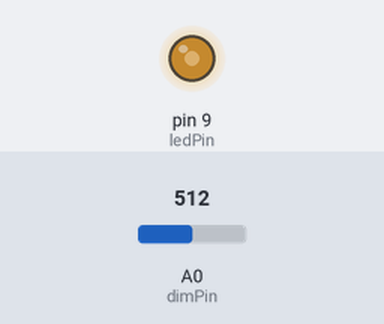
Recording of a sketch running on a simulated Arduino Uno, built with avr-gcc and run on an emulated ATmega328P. Parts: output pins drawn as LEDs (lit = HIGH). The inputs (shaded band) are chosen by the test bench; at power-on: A0 (dimPin) = 512.

Above: at 1.2 s.
1.3 s: A0 (dimPin) set to 716
At 1.9 s:
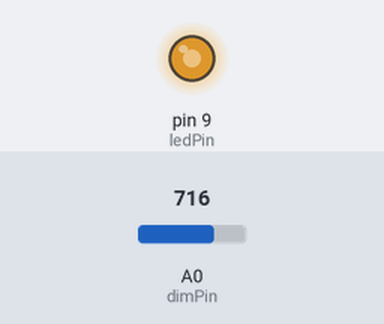
2.8 s: A0 (dimPin) set to 900
At 4.0 s:
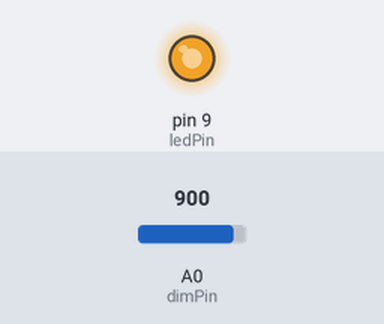
4.3 s: A0 (dimPin) set to 122
At 5.3 s:
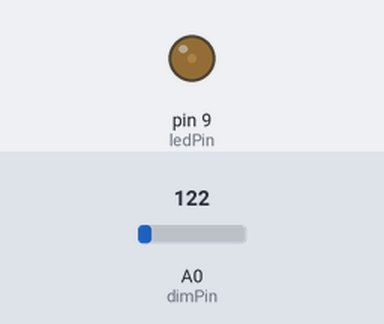
5.8 s: A0 (dimPin) set to 0
At 6.5 s:
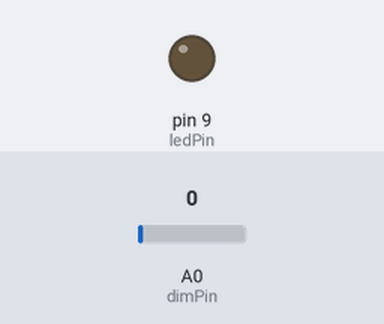
7.3 s: A0 (dimPin) set to 511
At 7.6 s:
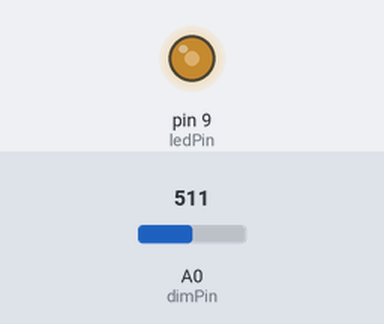
Timing chart, 0 to 9.8 s (numbered marks = the images above; inputs shaded):
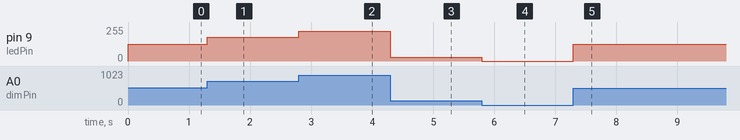

The sketch:

12_dimmerFixed.ino
```cpp
// This sketch dims an LED attached to pin 9 based on a potentiometer on pin A0 (make sure to use a current limiting resistor!)
// Nicholas Schwankl - 9/7/2020

#define ledPin      9
#define dimPin      A0

int analogVal;

void setup() {

  pinMode(ledPin, OUTPUT);

}

void loop() {

  analogVal = analogRead(dimPin);
  analogWrite(ledPin, map(analogVal, 0, 1023, 0, 255) );    // Map the analog value from the (0-1023) range of analogRead to the (0-255) range of analogWrite

}
```

Measured:
- after the input at 1.3 s, pin 9 (ledPin): 127/255 → 178/255 at once
- after the input at 2.8 s, pin 9 (ledPin): 178/255 → 224/255 at once
- after the input at 4.3 s, pin 9 (ledPin): 224/255 → 30/255 at once
- after the input at 5.8 s, pin 9 (ledPin): 30/255 → 0/255 at once
- after the input at 7.3 s, pin 9 (ledPin): 0/255 → 127/255 at once
